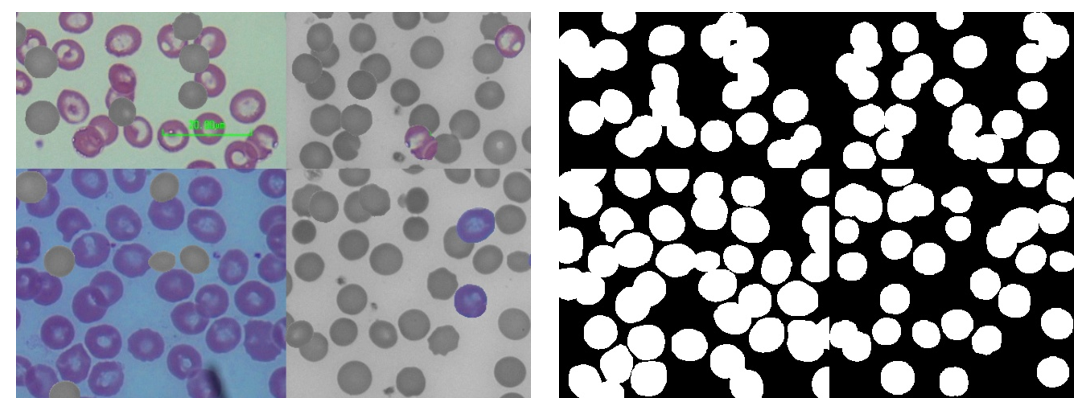
#> input picture supplementary/data-augment.jpg, 1087 x 416 px; its folder holds only this picture in this run
$ python -i yolo_datasets.py   (imports and definitions only)
#> lines starting #> are read from the running program, lines starting #| are printed output that depends on the picture
#> further down, picture is the input picture: shape (416, 1087, 3); mean B, G, R 149.5, 143, 141.5
import os
import cv2
import math
import torch
import random
import numpy as np
from PIL import Image
from tqdm import tqdm
from torch.utils.data import Dataset, DataLoader, sampler
from multiprocessing.pool import ThreadPool

# Image size for loading and caching
# LOAD_IMAGE_SIZE = (480, 640)  # (height, width)
# LOAD_IMAGE_SIZE = (64, 64)  # (height, width)
LOAD_IMAGE_SIZE = (-1, -1)
# Image formats supported
IMAGE_FORMATS = ('bmp', 'jpg', 'jpeg', 'png', 'tif', 'tiff', 'dng', 'webp', 'mpo')
# Methods for interpolation
CV_INTER_TYPES = (cv2.INTER_NEAREST, cv2.INTER_AREA, cv2.INTER_BITS, cv2.INTER_BITS2,
                  cv2.INTER_CUBIC, cv2.INTER_LINEAR, cv2.INTER_LINEAR_EXACT, cv2.INTER_LANCZOS4)
PIL_INTER_TYPES = (Image.Resampling.NEAREST, Image.Resampling.BILINEAR, Image.Resampling.BICUBIC,
                   Image.Resampling.BOX, Image.Resampling.HAMMING, Image.Resampling.LANCZOS)


# [44 lines left out: function load_image, not called in this run]


class YoloData(Dataset):
    """
    YOLO style Dataset.
    data/
        images/
            xx.jpg
            yy.jpg
        labels/
            xx.txt   (c1 x1 y1 x2 y2... \nc2 x1` y1` x2` y2`...)
            yy.txt
        classes.txt (c1\nc2)
        train.txt   (xx\nyy\n...)
        valid.txt   (xx\nyy\n...)
        test.txt   (xx\nyy\n...)
    """

    # [66 lines left out: function __init__, not called in this run]

    def __len__(self):
        return len(self.files)

    # [441 lines left out: functions __getitem__, collate_fn, pad_coord, load_mosaic, load_mosaic9, resample_segments and 2 more, not called in this run]


def augment_hsv(img, hgain=0.5, sgain=0.5, vgain=0.5):
#> called with hgain = 0.5, sgain = 0.5, vgain = 0.5
    r = np.random.uniform(-1, 1, 3) * [hgain, sgain, vgain] + 1  # random gains
    hue, sat, val = cv2.split(cv2.cvtColor(img, cv2.COLOR_BGR2HSV))
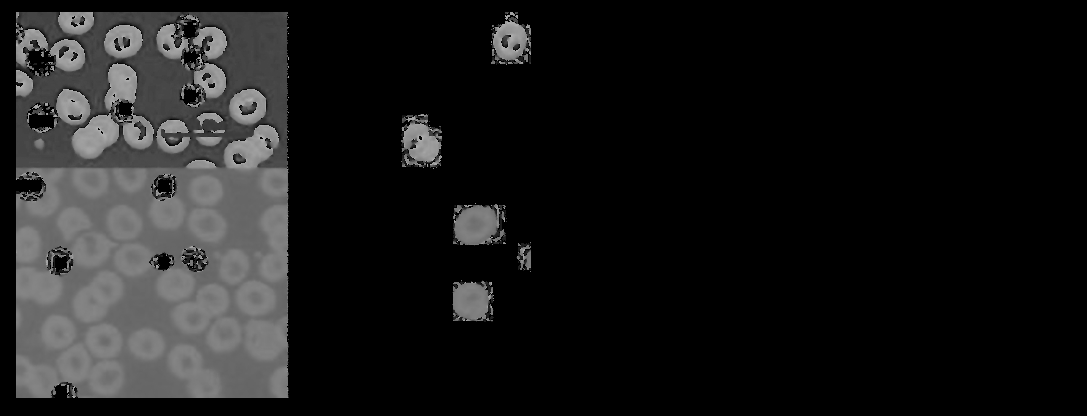
#> hue: shape (416, 1087); min 0, max 179, mean 25.7
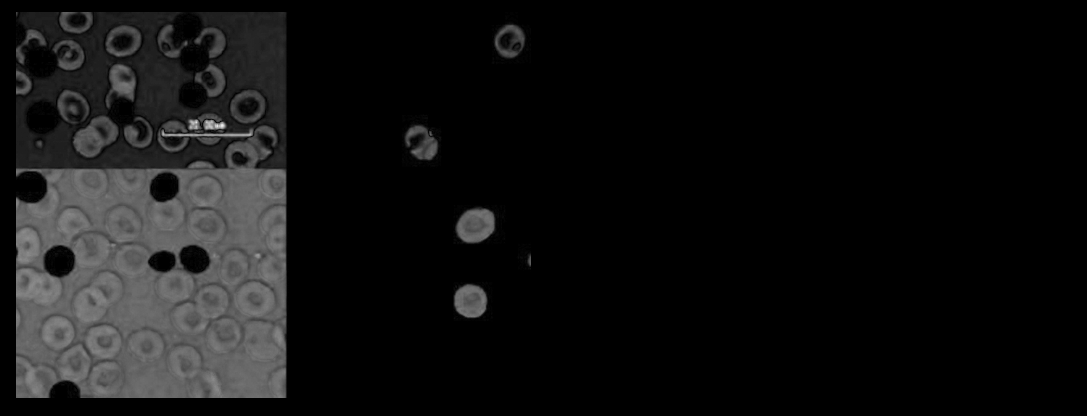
#> sat: shape (416, 1087); min 0, max 236, mean 17.2
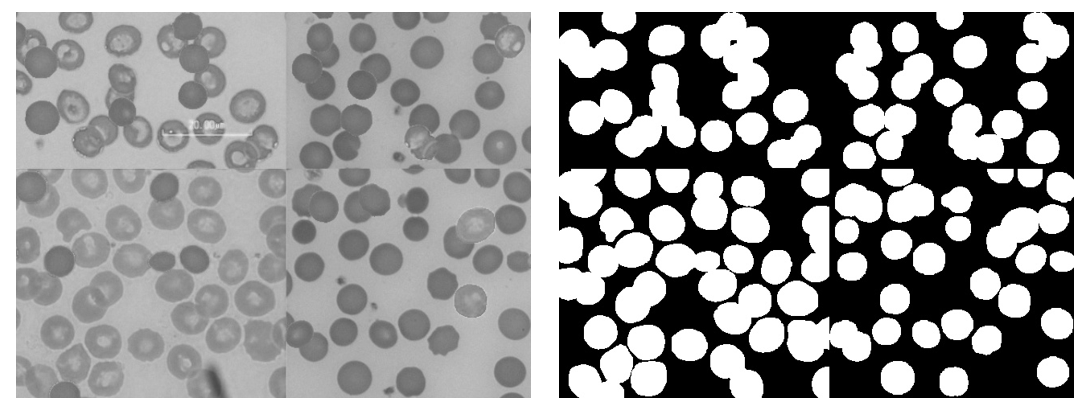
#> val: shape (416, 1087); min 0, max 255, mean 150.6
    dtype = img.dtype  # uint8

    x = np.arange(0, 256, dtype=np.int16)
    lut_hue = ((x * r[0]) % 180).astype(dtype)
    lut_sat = np.clip(x * r[1], 0, 255).astype(dtype)
#> lut_sat = 256 values from 0 to 255
    lut_val = np.clip(x * r[2], 0, 255).astype(dtype)
#> lut_val = 256 values from 0 to 255

    img_hsv = cv2.merge((cv2.LUT(hue, lut_hue), cv2.LUT(sat, lut_sat), cv2.LUT(val, lut_val))).astype(dtype)
#> img_hsv: shape (416, 1087, 3); mean H, S, V 26.7, 20.8, 157.9
    cv2.cvtColor(img_hsv, cv2.COLOR_HSV2BGR, dst=img)  # no return needed


# [23 lines left out: functions norm_coord, get_yolotrain_loader, get_yoloval_loader, not called in this run]

>>> import cv2
>>> picture = cv2.imread('../supplementary/data-augment.jpg')
>>> result = augment_hsv(picture)

$ run again, on supplementary/example.jpg
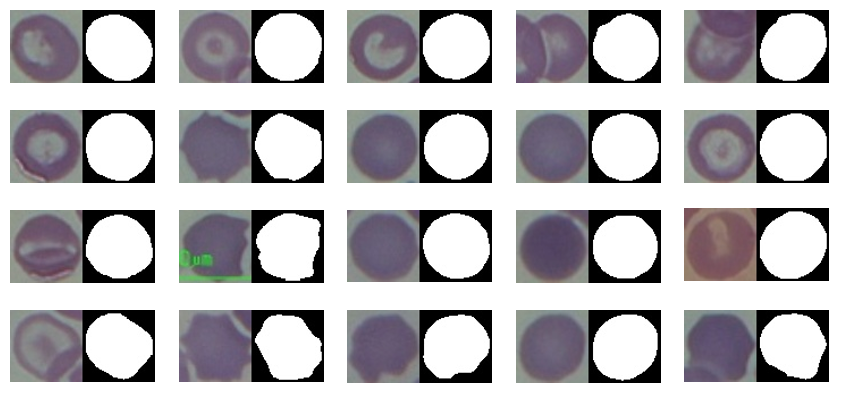
#> input picture supplementary/example.jpg, 843 x 394 px
#> picture is the input picture: shape (394, 843, 3); mean B, G, R 183.7, 180.1, 182.6
#> in augment_hsv, `hue, sat, val = cv2.split(cv2.cvtColor(img, cv2.COLOR_BGR2HSV))`:
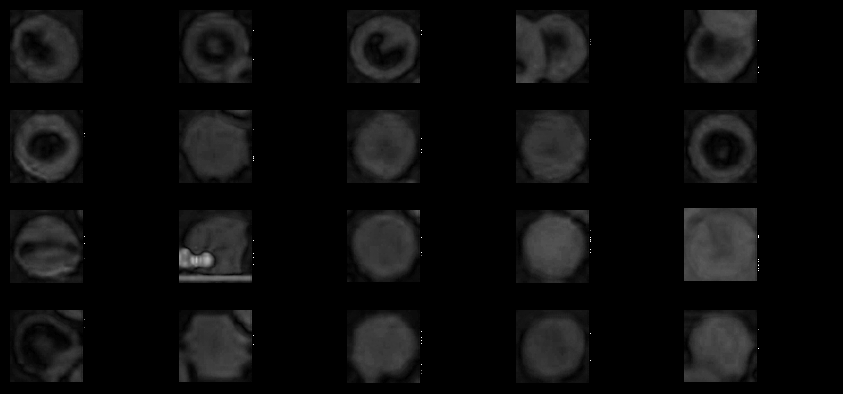
#> sat: shape (394, 843); min 0, max 255, mean 12.6
#> in augment_hsv, `hue, sat, val = cv2.split(cv2.cvtColor(img, cv2.COLOR_BGR2HSV))`:
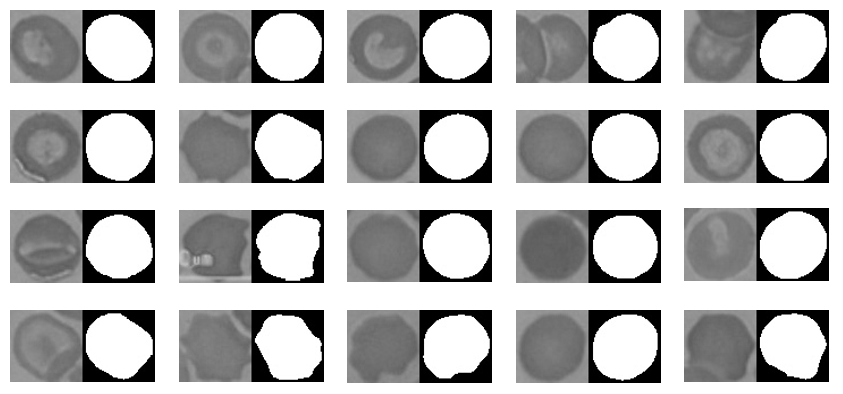
#> val: shape (394, 843); min 0, max 255, mean 185.1
#> img_hsv: shape (394, 843, 3); mean H, S, V 37.6, 15.2, 189.2
